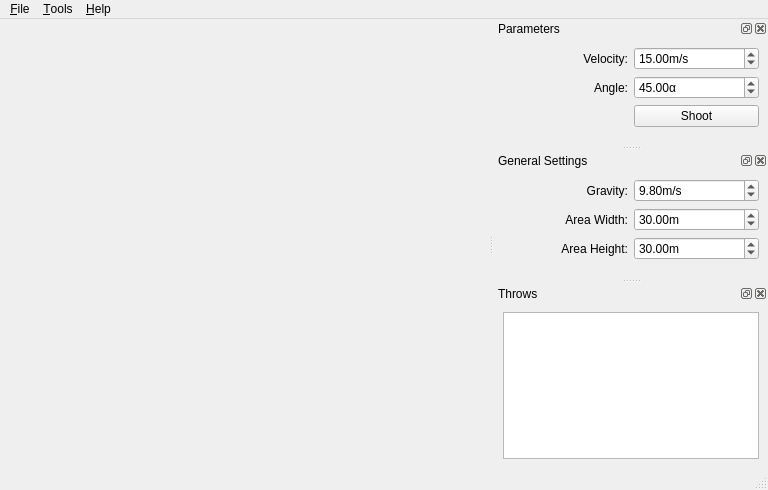
<?xml version="1.0" encoding="UTF-8"?>
<ui version="4.0">
 <class>MainWindow</class>
 <widget class="QMainWindow" name="MainWindow">
  <property name="geometry">
   <rect>
    <x>0</x>
    <y>0</y>
    <width>768</width>
    <height>490</height>
   </rect>
  </property>
  <property name="windowTitle">
   <string>bombtrajectory</string>
  </property>
  <widget class="QWidget" name="centralwidget">
   <layout class="QGridLayout" name="gridLayout">
    <item row="0" column="0">
     <widget class="DisplayWidget" name="displayWidget" native="true">
      <property name="minimumSize">
       <size>
        <width>50</width>
        <height>50</height>
       </size>
      </property>
     </widget>
    </item>
   </layout>
  </widget>
  <widget class="QMenuBar" name="menubar">
   <property name="geometry">
    <rect>
     <x>0</x>
     <y>0</y>
     <width>768</width>
     <height>21</height>
    </rect>
   </property>
   <widget class="QMenu" name="menu_Help">
    <property name="title">
     <string>&amp;Help</string>
    </property>
    <addaction name="aboutAct"/>
   </widget>
   <widget class="QMenu" name="menu_Tools">
    <property name="title">
     <string>&amp;Tools</string>
    </property>
    <addaction name="clearAct"/>
   </widget>
   <widget class="QMenu" name="menu_File">
    <property name="title">
     <string>&amp;File</string>
    </property>
    <addaction name="quitAct"/>
   </widget>
   <addaction name="menu_File"/>
   <addaction name="menu_Tools"/>
   <addaction name="menu_Help"/>
  </widget>
  <widget class="QStatusBar" name="statusbar"/>
  <widget class="QDockWidget" name="dockWidget">
   <property name="windowTitle">
    <string>Parameters</string>
   </property>
   <attribute name="dockWidgetArea">
    <number>2</number>
   </attribute>
   <widget class="QWidget" name="dockWidgetContents">
    <layout class="QGridLayout" name="gridLayout_2">
     <item row="0" column="0">
      <widget class="QLabel" name="label">
       <property name="text">
        <string>Velocity:</string>
       </property>
       <property name="alignment">
        <set>Qt::AlignRight|Qt::AlignTrailing|Qt::AlignVCenter</set>
       </property>
      </widget>
     </item>
     <item row="1" column="0">
      <widget class="QLabel" name="label_4">
       <property name="text">
        <string>Angle:</string>
       </property>
       <property name="alignment">
        <set>Qt::AlignRight|Qt::AlignTrailing|Qt::AlignVCenter</set>
       </property>
      </widget>
     </item>
     <item row="4" column="1">
      <spacer name="verticalSpacer">
       <property name="orientation">
        <enum>Qt::Vertical</enum>
       </property>
       <property name="sizeHint" stdset="0">
        <size>
         <width>20</width>
         <height>40</height>
        </size>
       </property>
      </spacer>
     </item>
     <item row="2" column="1">
      <widget class="QPushButton" name="throwButton">
       <property name="text">
        <string>Shoot</string>
       </property>
      </widget>
     </item>
     <item row="0" column="1">
      <widget class="QDoubleSpinBox" name="velocitySpinBox">
       <property name="suffix">
        <string>m/s</string>
       </property>
       <property name="decimals">
        <number>2</number>
       </property>
       <property name="maximum">
        <double>10000.000000000000000</double>
       </property>
       <property name="value">
        <double>15.000000000000000</double>
       </property>
      </widget>
     </item>
     <item row="1" column="1">
      <widget class="QDoubleSpinBox" name="angleSpinBox">
       <property name="suffix">
        <string>α</string>
       </property>
       <property name="decimals">
        <number>2</number>
       </property>
       <property name="maximum">
        <double>90.000000000000000</double>
       </property>
       <property name="value">
        <double>45.000000000000000</double>
       </property>
      </widget>
     </item>
    </layout>
   </widget>
  </widget>
  <widget class="QDockWidget" name="dockWidget_3">
   <property name="windowTitle">
    <string>General Settings</string>
   </property>
   <attribute name="dockWidgetArea">
    <number>2</number>
   </attribute>
   <widget class="QWidget" name="dockWidgetContents_3">
    <layout class="QGridLayout" name="gridLayout_4">
     <item row="0" column="0">
      <widget class="QLabel" name="label_3">
       <property name="text">
        <string>Gravity:</string>
       </property>
       <property name="alignment">
        <set>Qt::AlignRight|Qt::AlignTrailing|Qt::AlignVCenter</set>
       </property>
      </widget>
     </item>
     <item row="0" column="1">
      <widget class="QDoubleSpinBox" name="gravitySpinBox">
       <property name="suffix">
        <string>m/s</string>
       </property>
       <property name="maximum">
        <double>10000.000000000000000</double>
       </property>
       <property name="value">
        <double>9.800000000000001</double>
       </property>
      </widget>
     </item>
     <item row="1" column="0">
      <widget class="QLabel" name="label_5">
       <property name="text">
        <string>Area Width:</string>
       </property>
       <property name="alignment">
        <set>Qt::AlignRight|Qt::AlignTrailing|Qt::AlignVCenter</set>
       </property>
      </widget>
     </item>
     <item row="2" column="0">
      <widget class="QLabel" name="label_6">
       <property name="text">
        <string>Area Height:</string>
       </property>
       <property name="alignment">
        <set>Qt::AlignRight|Qt::AlignTrailing|Qt::AlignVCenter</set>
       </property>
      </widget>
     </item>
     <item row="3" column="1">
      <spacer name="verticalSpacer_3">
       <property name="orientation">
        <enum>Qt::Vertical</enum>
       </property>
       <property name="sizeHint" stdset="0">
        <size>
         <width>20</width>
         <height>40</height>
        </size>
       </property>
      </spacer>
     </item>
     <item row="1" column="1">
      <widget class="QDoubleSpinBox" name="areaWidthSpinBox">
       <property name="suffix">
        <string>m</string>
       </property>
       <property name="decimals">
        <number>2</number>
       </property>
       <property name="value">
        <double>30.000000000000000</double>
       </property>
      </widget>
     </item>
     <item row="2" column="1">
      <widget class="QDoubleSpinBox" name="areaHeightSpinBox">
       <property name="suffix">
        <string>m</string>
       </property>
       <property name="decimals">
        <number>2</number>
       </property>
       <property name="value">
        <double>30.000000000000000</double>
       </property>
      </widget>
     </item>
    </layout>
   </widget>
  </widget>
  <widget class="QDockWidget" name="dockWidget_4">
   <property name="windowTitle">
    <string>Throws</string>
   </property>
   <attribute name="dockWidgetArea">
    <number>2</number>
   </attribute>
   <widget class="QWidget" name="dockWidgetContents_4">
    <layout class="QGridLayout" name="gridLayout_5">
     <item row="0" column="0">
      <widget class="TableView" name="flingView">
       <property name="selectionMode">
        <enum>QAbstractItemView::SingleSelection</enum>
       </property>
       <property name="selectionBehavior">
        <enum>QAbstractItemView::SelectRows</enum>
       </property>
      </widget>
     </item>
    </layout>
   </widget>
  </widget>
  <action name="quitAct">
   <property name="text">
    <string>&amp;Quit</string>
   </property>
   <property name="shortcut">
    <string>Ctrl+Q</string>
   </property>
  </action>
  <action name="aboutAct">
   <property name="text">
    <string>&amp;About</string>
   </property>
  </action>
  <action name="clearAct">
   <property name="text">
    <string>&amp;Clear</string>
   </property>
   <property name="shortcut">
    <string>Ctrl+C</string>
   </property>
  </action>
 </widget>
 <customwidgets>
  <customwidget>
   <class>DisplayWidget</class>
   <extends>QWidget</extends>
   <header>displaywidget.h</header>
   <container>1</container>
  </customwidget>
  <customwidget>
   <class>TableView</class>
   <extends>QTableView</extends>
   <header>tableview.h</header>
  </customwidget>
 </customwidgets>
 <resources/>
 <connections>
  <connection>
   <sender>quitAct</sender>
   <signal>triggered()</signal>
   <receiver>MainWindow</receiver>
   <slot>close()</slot>
   <hints>
    <hint type="sourcelabel">
     <x>-1</x>
     <y>-1</y>
    </hint>
    <hint type="destinationlabel">
     <x>399</x>
     <y>299</y>
    </hint>
   </hints>
  </connection>
  <connection>
   <sender>aboutAct</sender>
   <signal>triggered()</signal>
   <receiver>MainWindow</receiver>
   <slot>about()</slot>
   <hints>
    <hint type="sourcelabel">
     <x>-1</x>
     <y>-1</y>
    </hint>
    <hint type="destinationlabel">
     <x>321</x>
     <y>299</y>
    </hint>
   </hints>
  </connection>
 </connections>
 <slots>
  <slot>about()</slot>
 </slots>
</ui>
